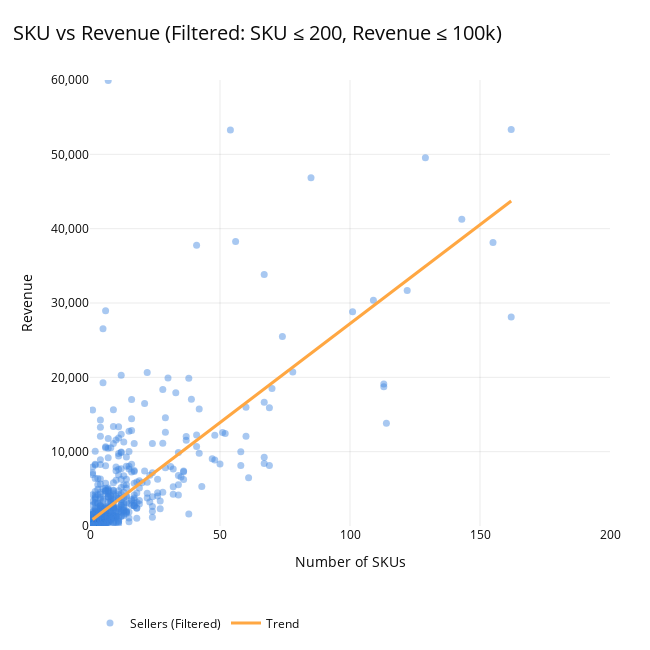

The notebook cell saved with this chart:
### Markdown cell above
전체 Seller를 대상으로 SKU 수와 매출을 비교한 결과,

두 변수는 전반적으로 정비례 관계를 보인다.

즉, SKU 수는 Seller 매출을 설명하는

가장 직관적이면서도 강력한 지표 중 하나이다.

### Code cell
# SKU vs 매출 관계성 (상관 + 로그상관)
C_BLACK  = "#0B0B0B"
C_BLUE   = "#3E84DF"
C_ORANGE = "#FFA742"
GRID     = "rgba(0,0,0,0.08)"

# Outlier 제거
filt = (tmp["seller_sku_cnt"] <= 200) & (tmp["seller_revenue"] <= 60_000)
df = tmp.loc[filt].copy()

x = df["seller_sku_cnt"]
y = df["seller_revenue"]

# 추세선 (OLS)
coef = np.polyfit(x, y, 1)
trend = np.poly1d(coef)

x_line = np.linspace(x.min(), x.max(), 200)
y_line = trend(x_line)

# Figure
fig = go.Figure()

# Scatter (Filtered points)
fig.add_trace(
    go.Scatter(
        x=x,
        y=y,
        mode="markers",
        marker=dict(
            size=7,
            color=C_BLUE,
            opacity=0.45
        ),
        hovertemplate=(
            "SKUs: %{x}<br>"
            "Revenue: %{y:,.0f}<extra></extra>"
        ),
        name="Sellers (Filtered)"
    )
)

# Trend line
fig.add_trace(
    go.Scatter(
        x=x_line,
        y=y_line,
        mode="lines",
        line=dict(color=C_ORANGE, width=3),
        name="Trend"
    )
)

# Layout
fig.update_layout(
    width=650,
    height=650,  
    title=dict(
        text="SKU vs Revenue (Filtered: SKU ≤ 200, Revenue ≤ 100k)",
        x=0.02,
        font=dict(size=20, color=C_BLACK)
    ),
    xaxis_title="Number of SKUs",
    yaxis_title="Revenue",
    plot_bgcolor="white",
    paper_bgcolor="white",
    font=dict(color=C_BLACK),
    margin=dict(l=90, r=40, t=80, b=80),
    legend=dict(
        orientation="h",
        yanchor="bottom",
        y=-0.25,
        xanchor="left",
        x=0
    )
)

fig.update_xaxes(
    showgrid=True,
    gridcolor=GRID,
    zeroline=False,
    range=[0, 200]          
)

fig.update_yaxes(
    showgrid=True,
    gridcolor=GRID,
    zeroline=False,
    tickformat=",.0f",
    range=[0, 60_000]      
)

fig.show()

### Figure 1 — Plotly figure (JSON) as saved in the notebook; plotly's stock layout.template omitted (floating-point values rounded to 4 significant figures; data arrays with more than 128 entries replaced by an {"elided": "..."} marker saying what was removed)
{"data": [{"hovertemplate": "SKUs: %{x}<br>Revenue: %{y:,.0f}<extra></extra>", "marker": {"color": "#3E84DF", "opacity": 0.45, "size": 7}, "mode": "markers", "name": "Sellers (Filtered)", "type": "scatter", "x": {"elided": "1024 int values"}, "y": {"elided": "1024 float values"}}, {"line": {"color": "#FFA742", "width": 3}, "mode": "lines", "name": "Trend", "type": "scatter", "x": {"elided": "200 float values"}, "y": {"elided": "200 float values"}}], "layout": {"font": {"color": "#0B0B0B"}, "height": 650, "legend": {"orientation": "h", "x": 0, "xanchor": "left", "y": -0.25, "yanchor": "bottom"}, "margin": {"b": 80, "l": 90, "r": 40, "t": 80}, "paper_bgcolor": "white", "plot_bgcolor": "white", "title": {"font": {"color": "#0B0B0B", "size": 20}, "text": "SKU vs Revenue (Filtered: SKU ≤ 200, Revenue ≤ 100k)", "x": 0.02}, "width": 650, "xaxis": {"gridcolor": "rgba(0,0,0,0.08)", "range": [0, 200], "showgrid": true, "title": {"text": "Number of SKUs"}, "zeroline": false}, "yaxis": {"gridcolor": "rgba(0,0,0,0.08)", "range": [0, 60000], "showgrid": true, "tickformat": ",.0f", "title": {"text": "Revenue"}, "zeroline": false}}}
